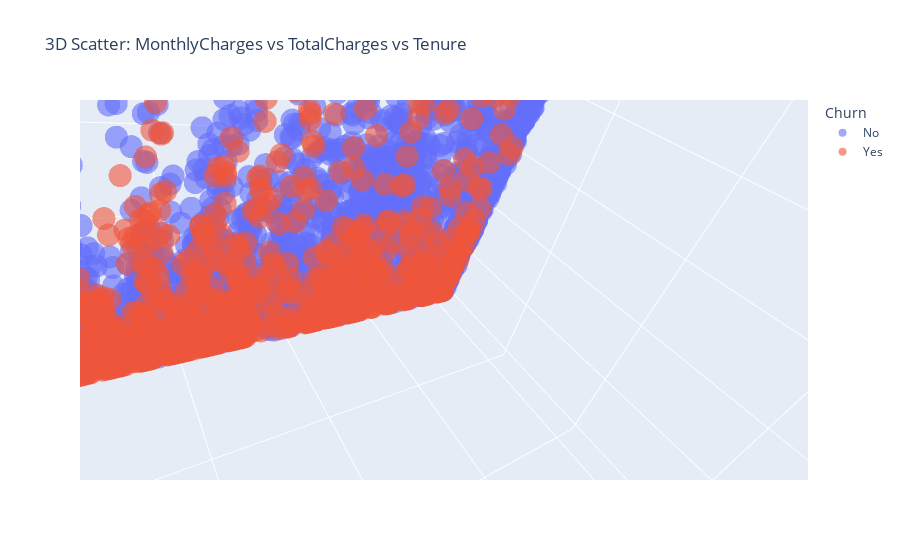

The code cell stored with this chart in its notebook:
### Code cell
#Compare MonthlyCharges, TotalCharges, and tenure, colored by churn:
import plotly.express as px

fig = px.scatter_3d(
    Telecom_df,
    x='MonthlyCharges',
    y='TotalCharges',
    z='tenure',
    color='Churn',
    title='3D Scatter: MonthlyCharges vs TotalCharges vs Tenure',
    opacity=0.6
)
fig.show()

### Figure 1 — Plotly figure (JSON) as saved in the notebook; plotly's stock layout.template omitted (floating-point values rounded to 4 significant figures; data arrays with more than 128 entries replaced by an {"elided": "..."} marker saying what was removed)
{"data": [{"hovertemplate": "Churn=No<br>MonthlyCharges=%{x}<br>TotalCharges=%{y}<br>tenure=%{z}<extra></extra>", "legendgroup": "No", "marker": {"color": "#636efa", "opacity": 0.6, "symbol": "circle"}, "mode": "markers", "name": "No", "scene": "scene", "showlegend": true, "type": "scatter3d", "x": {"elided": "5174 float values"}, "y": {"elided": "5174 float values"}, "z": {"elided": "5174 int values"}}, {"hovertemplate": "Churn=Yes<br>MonthlyCharges=%{x}<br>TotalCharges=%{y}<br>tenure=%{z}<extra></extra>", "legendgroup": "Yes", "marker": {"color": "#EF553B", "opacity": 0.6, "symbol": "circle"}, "mode": "markers", "name": "Yes", "scene": "scene", "showlegend": true, "type": "scatter3d", "x": {"elided": "1869 float values"}, "y": {"elided": "1869 float values"}, "z": {"elided": "1869 int values"}}], "layout": {"autosize": true, "legend": {"title": {"text": "Churn"}, "tracegroupgap": 0}, "scene": {"aspectmode": "auto", "aspectratio": {"x": 1, "y": 1, "z": 1}, "camera": {"center": {"x": 0, "y": 0, "z": 0}, "eye": {"x": 0.1824, "y": 0.1824, "z": 0.1824}, "projection": {"type": "perspective"}, "up": {"x": -0.1776, "y": -0.6014, "z": 0.779}}, "domain": {"x": [0, 1], "y": [0, 1]}, "xaxis": {"title": {"text": "MonthlyCharges"}, "type": "linear"}, "yaxis": {"title": {"text": "TotalCharges"}, "type": "linear"}, "zaxis": {"title": {"text": "tenure"}, "type": "linear"}}, "title": {"text": "3D Scatter: MonthlyCharges vs TotalCharges vs Tenure"}}}
